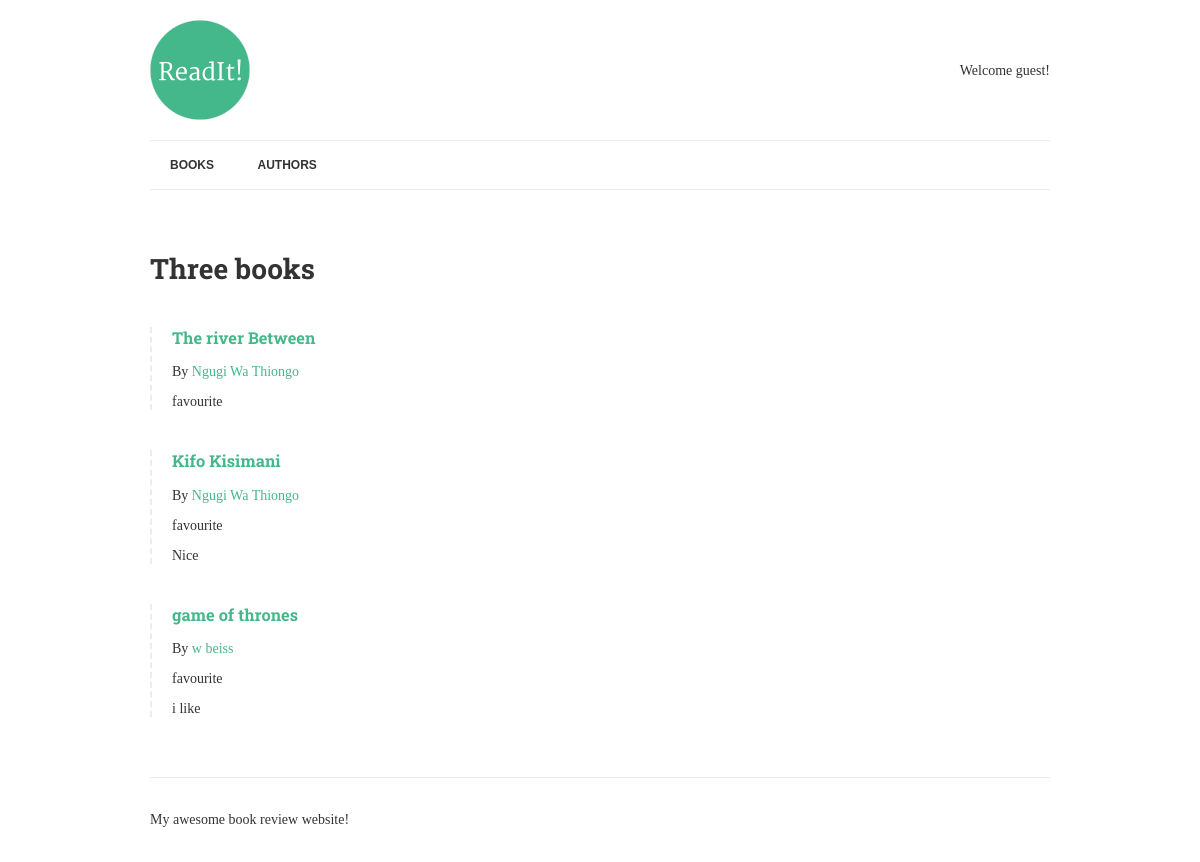
The app's page /, older data.
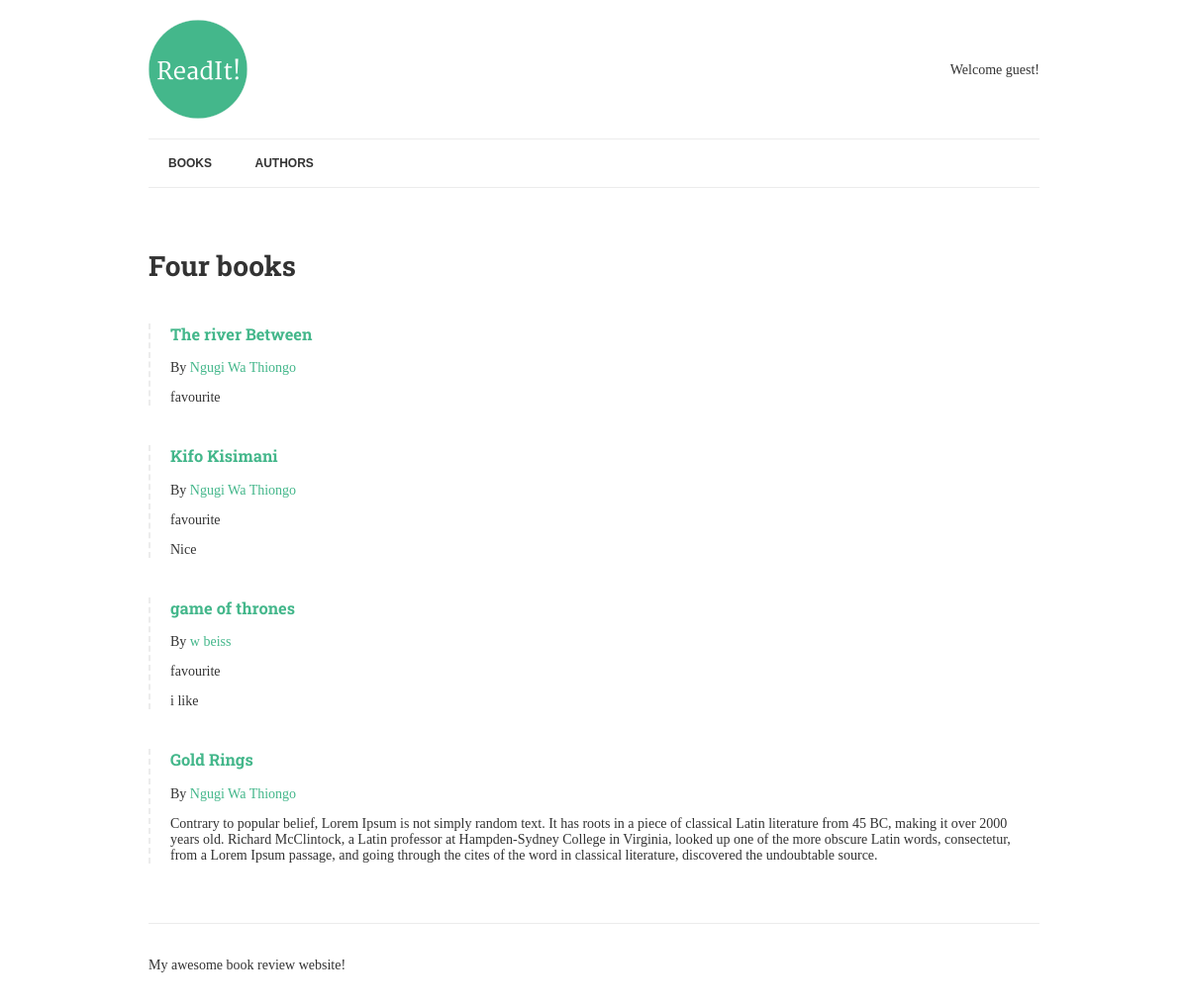
The same page, newer data.
### books/models.py (models this page shows, shortened)
class Book(models.Model):
    title = models.CharField(max_length=150)
    authors = models.ManyToManyField("Author", related_name="books")
    review = models.TextField(blank=True, null=True)
    date_reviewed = models.DateTimeField(blank=True, null=True)
    is_favourite = models.BooleanField(default=False, verbose_name="Favourite?")

class Author(models.Model):
    name = models.CharField(max_length=70, help_text="Use pen name, not real name", unique=True)

### books/views.py (the view)
# urls.py: path('', views.list_books, name='books'),
def list_books(request):
    books = Book.objects.exclude(date_reviewed__isnull=True).prefetch_related('authors')
    context = {
        'books': books
    }
    return render(request, 'list.html', context)

### books/templates/list.html
{% extends "base.html" %}
{% load humanize %}
{% block content %}
	<h1>{{ books.count|apnumber|title }} book{{ books.count|pluralize }}</h1>
	{% for book in books %}
		{% include "book-detail.html" %}
	{% endfor %}
{% endblock %}

### books/templates/book-detail.html
<div class="book">
	<h3><a href="{% url 'book-detail' book.pk %}">{{ book.title }}</a></h3>
	<p>By {% for author in book.authors.all %}<a href="{% url 'author-detail' author.pk %}">{{ author.name }}</a>{% endfor %}</p>
	{% if book.is_favourite %}<p class="highlight">favourite</p>{% endif %}
	<p>{{ book.review|linebreaks }}</p>
</div>

Row changes from the older to the newer data that the page shows:
now on this page (row edited): Book: title "Gold Rings", review "Contrary to popular belief, Lorem Ipsum is not simply random text. It has roots in a piece of classical Latin literature from 45 BC, making it over 2000 years old. Richard McClintock, a Latin professor at Hampden-Sydney College in Virginia, looked up one of the more obscure Latin words, consectetur, from a Lorem Ipsum passage, and going through the cites of the word in classical literature, discovered the undoubtable source.", Author (name "Ngugi Wa Thiongo")
Text that changed along with them:
{{ books.count|apnumber|title }}: "Three" → "Four"
